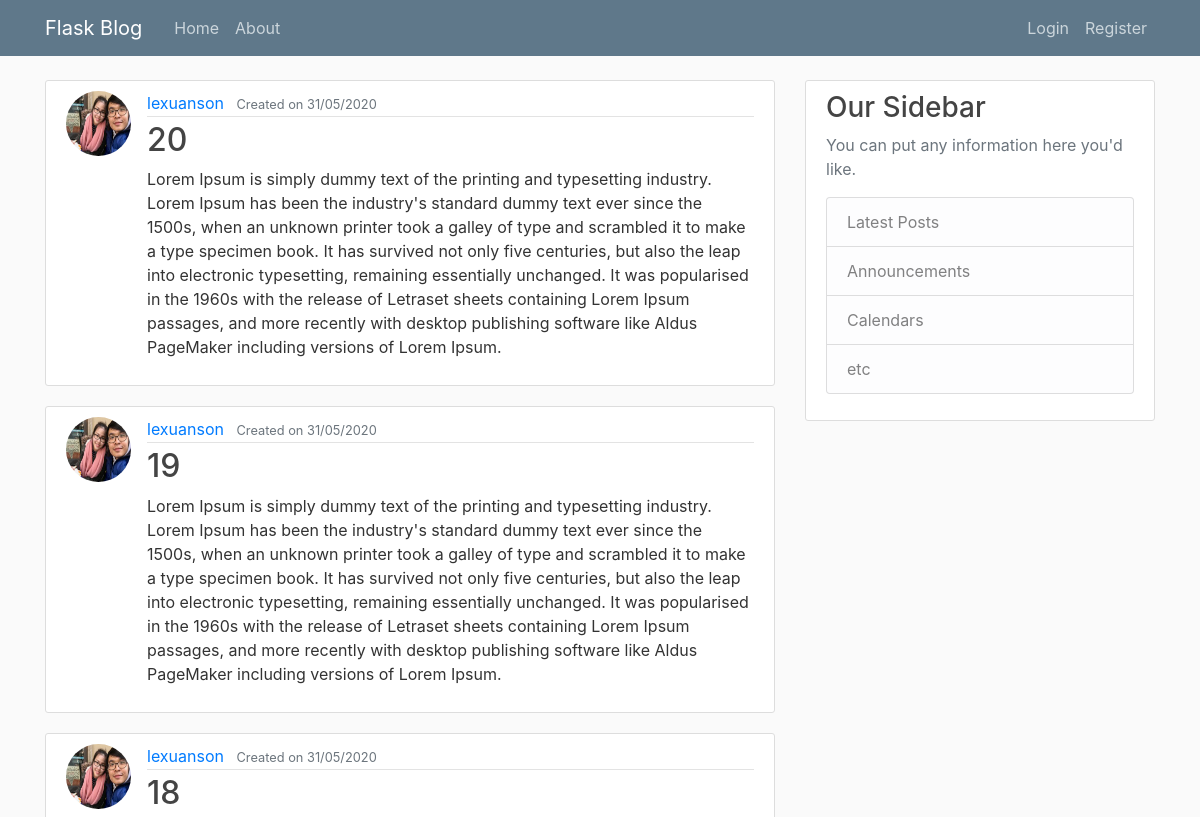
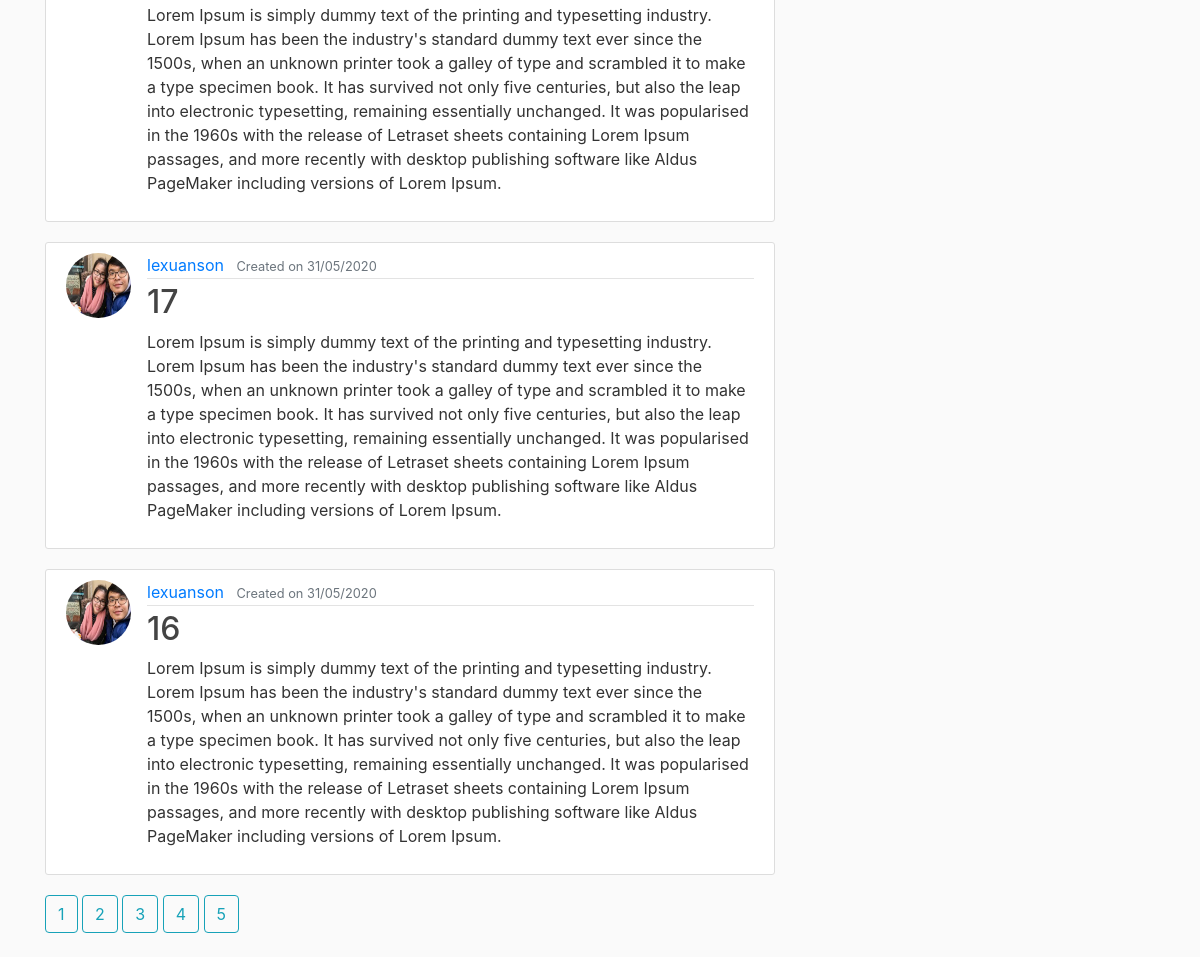
Page /home on the earlier database version (2 pictures, top to bottom).
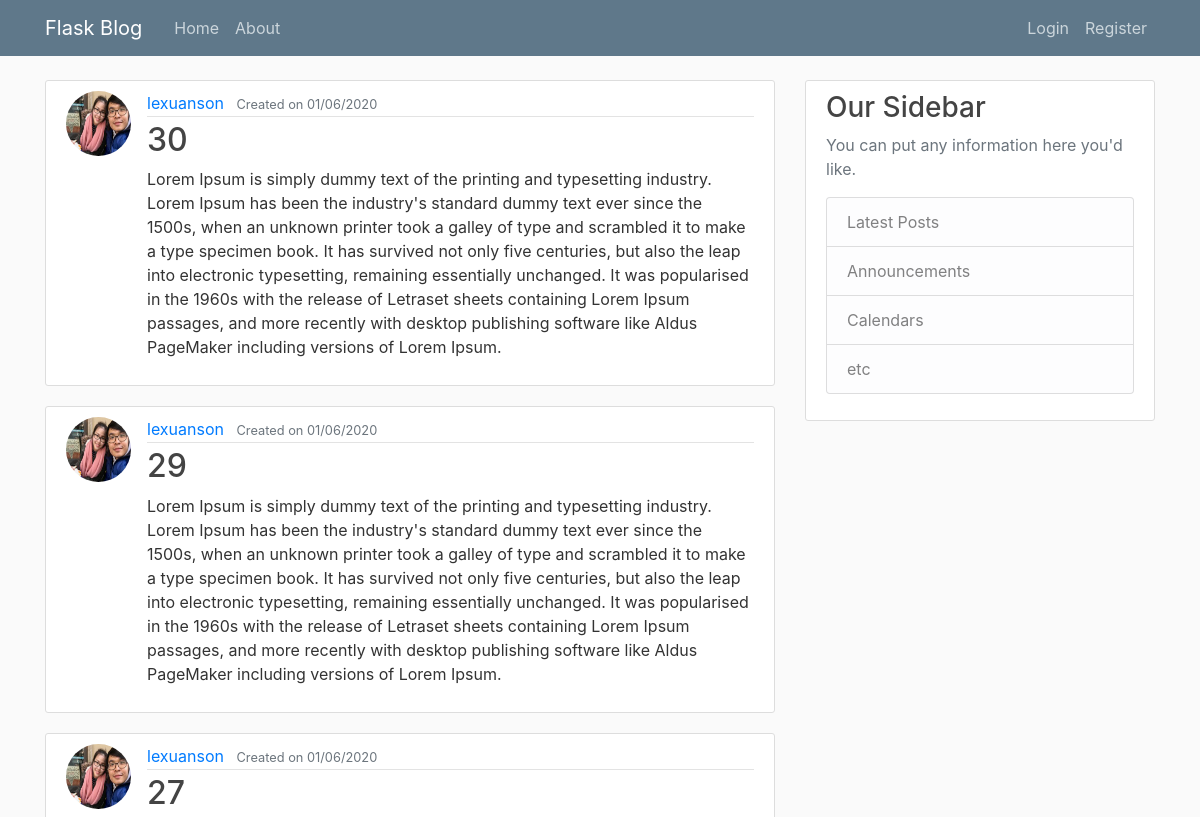
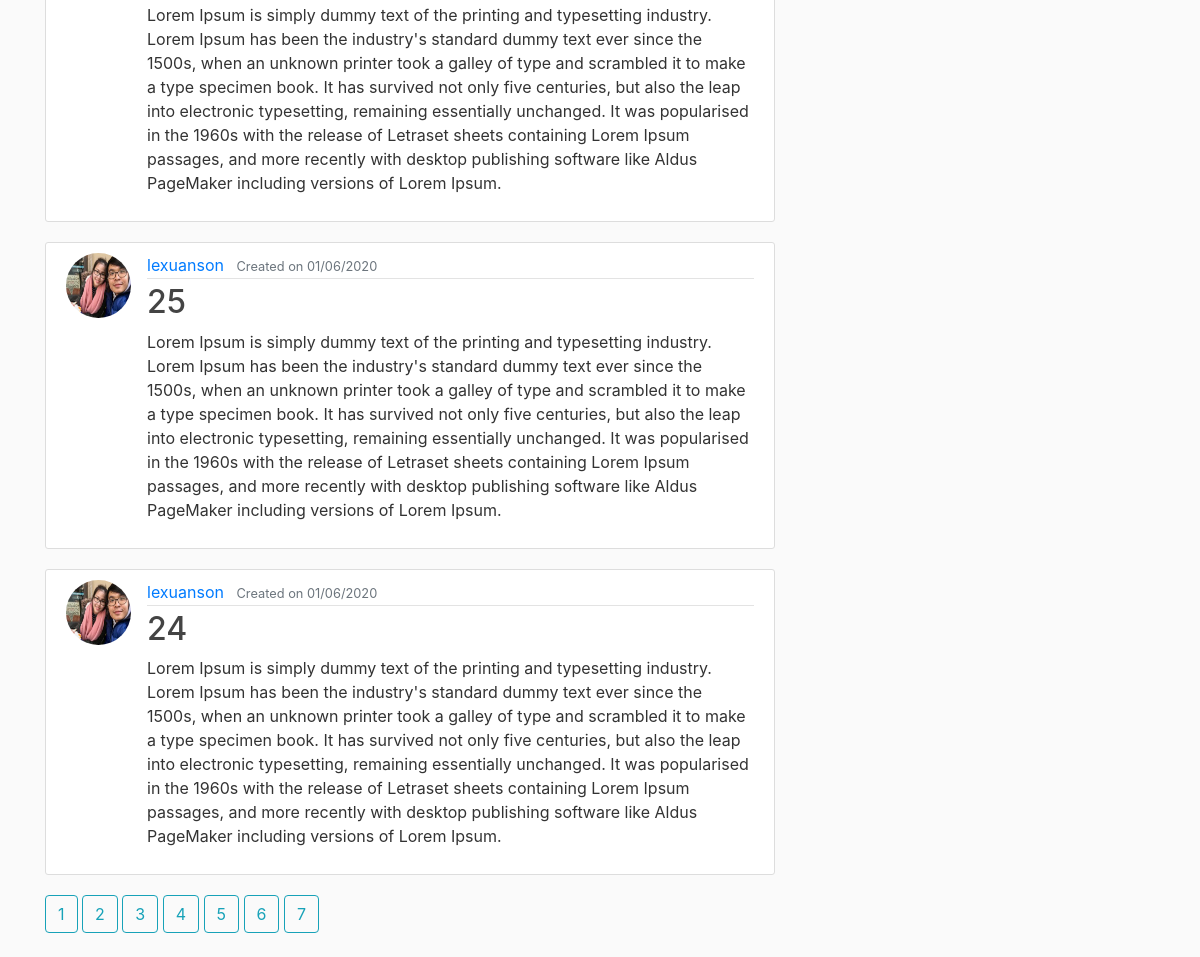
Same page on the later database version (2 pictures, top to bottom).
### app/models.py (models this page shows, shortened)
class Post(db.Model):
    id = db.Column(db.Integer, primary_key=True)
    title = db.Column(db.String(100), nullable=False)
    date_posted = db.Column(db.DateTime, nullable=False, default=datetime.utcnow)
    content = db.Column(db.Text, nullable=False)
    user_id = db.Column(db.Integer, db.ForeignKey("user.id"), nullable=False)

class User(db.Model, UserMixin):
    id = db.Column(db.Integer, primary_key=True)
    username = db.Column(db.String(20), unique=True, nullable=False)
    email = db.Column(db.String(50), unique=True, nullable=False)
    image_file = db.Column(db.String(20), nullable=False, default="default.jpg")
    password = db.Column(db.String(60), nullable=False)
    posts = db.relationship("Post", backref="author", lazy=True)

### app/routes.py (the view)
@app.route("/")
@app.route("/home")
def home():
    page = request.args.get("page",1,type=int)
    posts = Post.query.order_by(Post.date_posted.desc()).paginate(page=page, per_page=5)
    return render_template("home.html", posts=posts)

### app/templates/home.html (shortened to what this page needs)
{%extends "base.html"%}
{%block content%}
{%for post in posts.items%}
<article class="media content-section">
    <img class="rounded-circle article-img" src="{{url_for('static',filename='profile_pics/'+post.author.image_file)}}">
    <div class="media-body">
        <div class="article-metadata">
            <a class="mr-2" href="#">{{ post.author.username }}</a>
            <small class="text-muted">Created on {{ post.date_posted.strftime("%d/%m/%Y") }}</small>
        </div>
        <h2><a class="article-title" href="{{url_for('post',post_id=post.id)}}">{{ post.title }}</a></h2>
        <p class="article-content">{{ post.content }}</p>
    </div>
</article>
{%endfor%}
{% for page_num in posts.iter_pages() %}
{% if page_num %}
<a class="btn btn-outline-info mb-4" href="{{url_for('home',page=page_num)}}">{{page_num}}</a>
{% endif %}
{% endfor %}
{%endblock%}

### app/templates/base.html (shortened to what this page needs)
<!DOCTYPE html>
<html lang="en">
<head>
    <link rel="stylesheet" href="https://stackpath.bootstrapcdn.com/bootstrap/4.3.1/css/bootstrap.min.css"
>
    <link rel="stylesheet" type="text/css" href="{{url_for('static', filename='main.css')}}">
</head>
<body>
    <header class="site-header">
        <nav class="navbar navbar-expand-md navbar-dark bg-steel fixed-top">
            <div class="container">
                <a class="navbar-brand mr-4" href="/">Flask Blog</a>
                <div class="collapse navbar-collapse" id="navbarToggle">
                    <div class="navbar-nav mr-auto">
                        <a class="nav-item nav-link" href="{{url_for('home')}}">Home</a>
                        <a class="nav-item nav-link" href="{{url_for('about')}}">About</a>
                    </div>
                    <div class="navbar-nav">
                        {% if current_user.is_authenticated %}
                            <a class="nav-item nav-link" href="{{url_for('new_post')}}">New Post</a>
                            <a class="nav-item nav-link" href="{{url_for('account')}}">Account</a>
                            <a class="nav-item nav-link" href="{{url_for('logout')}}">Logout</a>
                        {% else %}
                            <a class="nav-item nav-link" href="{{url_for('login')}}">Login</a>
                            <a class="nav-item nav-link" href="{{url_for('register')}}">Register</a>
                        {% endif %}
                    </div>
                </div>
            </div>
        </nav>
    </header>
    <main role="main" class="container">
        <div class="row">
            <div class="col-md-8">
                {% block content %}{% endblock %}
            </div>
            <div class="col-md-4">
                <div class="content-section">
                    <h3>Our Sidebar</h3>
                    <p class='text-muted'>You can put any information here you'd like.
                    <ul class="list-group">
                        <li class="list-group-item list-group-item-light">Latest Posts</li>
                        <li class="list-group-item list-group-item-light">Announcements</li>
                        <li class="list-group-item list-group-item-light">Calendars</li>
                        <li class="list-group-item list-group-item-light">etc</li>
                    </ul>
                    </p>
                </div>
            </div>
        </div>
    </main>
</body>
</html>

### app/static/main.css (style rules this page uses)
body { background: #fafafa; color: #333333; margin-top: 5rem; }
h1, h2, h3, h4, h5, h6 { color: #444444; }
.bg-steel { background-color: #5f788a; }
.site-header .navbar-nav .nav-link { color: #cbd5db; }
.content-section { background: #ffffff; padding: 10px 20px; border: 1px solid #dddddd; border-radius: 3px; margin-bottom: 20px; }
.article-title { color: #444444; }
.article-content { white-space: pre-line; }
.article-img { height: 65px; width: 65px; margin-right: 16px; }
.article-metadata { padding-bottom: 1px; margin-bottom: 4px; border-bottom: 1px solid #e3e3e3; }

Differences in the rows shown:
no longer on this page (row unchanged): Post: image_file (picture), author.username "lexuanson", date_posted "31/05/2020", title "20", content "Lorem Ipsum is simply dummy text of the printing and typesetting industry. Lorem Ipsum has been the industry's standard dummy text ever since the 1500s, when an unknown printer took a galley of type and scrambled it to make a type specimen book. It has survived not only five centuries, but also the leap into electronic typesetting, remaining essentially unchanged. It was popularised in the 1960s with the release of Letraset sheets containing Lorem Ipsum passages, and more recently with desktop publishing software like Aldus PageMaker including versions of Lorem Ipsum."
no longer on this page (row unchanged): Post: image_file (picture), author.username "lexuanson", date_posted "31/05/2020", title "19", content "Lorem Ipsum is simply dummy text of the printing and typesetting industry. Lorem Ipsum has been the industry's standard dummy text ever since the 1500s, when an unknown printer took a galley of type and scrambled it to make a type specimen book. It has survived not only five centuries, but also the leap into electronic typesetting, remaining essentially unchanged. It was popularised in the 1960s with the release of Letraset sheets containing Lorem Ipsum passages, and more recently with desktop publishing software like Aldus PageMaker including versions of Lorem Ipsum."
no longer on this page (row unchanged): Post: image_file (picture), author.username "lexuanson", date_posted "31/05/2020", title "18", content "Lorem Ipsum is simply dummy text of the printing and typesetting industry. Lorem Ipsum has been the industry's standard dummy text ever since the 1500s, when an unknown printer took a galley of type and scrambled it to make a type specimen book. It has survived not only five centuries, but also the leap into electronic typesetting, remaining essentially unchanged. It was popularised in the 1960s with the release of Letraset sheets containing Lorem Ipsum passages, and more recently with desktop publishing software like Aldus PageMaker including versions of Lorem Ipsum."
no longer on this page (row unchanged): Post: image_file (picture), author.username "lexuanson", date_posted "31/05/2020", title "17", content "Lorem Ipsum is simply dummy text of the printing and typesetting industry. Lorem Ipsum has been the industry's standard dummy text ever since the 1500s, when an unknown printer took a galley of type and scrambled it to make a type specimen book. It has survived not only five centuries, but also the leap into electronic typesetting, remaining essentially unchanged. It was popularised in the 1960s with the release of Letraset sheets containing Lorem Ipsum passages, and more recently with desktop publishing software like Aldus PageMaker including versions of Lorem Ipsum."
no longer on this page (row unchanged): Post: image_file (picture), author.username "lexuanson", date_posted "31/05/2020", title "16", content "Lorem Ipsum is simply dummy text of the printing and typesetting industry. Lorem Ipsum has been the industry's standard dummy text ever since the 1500s, when an unknown printer took a galley of type and scrambled it to make a type specimen book. It has survived not only five centuries, but also the leap into electronic typesetting, remaining essentially unchanged. It was popularised in the 1960s with the release of Letraset sheets containing Lorem Ipsum passages, and more recently with desktop publishing software like Aldus PageMaker including versions of Lorem Ipsum."
added Post: image_file (picture), author.username "lexuanson", date_posted "01/06/2020", title "30", content "Lorem Ipsum is simply dummy text of the printing and typesetting industry. Lorem Ipsum has been the industry's standard dummy text ever since the 1500s, when an unknown printer took a galley of type and scrambled it to make a type specimen book. It has survived not only five centuries, but also the leap into electronic typesetting, remaining essentially unchanged. It was popularised in the 1960s with the release of Letraset sheets containing Lorem Ipsum passages, and more recently with desktop publishing software like Aldus PageMaker including versions of Lorem Ipsum."
added Post: image_file (picture), author.username "lexuanson", date_posted "01/06/2020", title "29", content "Lorem Ipsum is simply dummy text of the printing and typesetting industry. Lorem Ipsum has been the industry's standard dummy text ever since the 1500s, when an unknown printer took a galley of type and scrambled it to make a type specimen book. It has survived not only five centuries, but also the leap into electronic typesetting, remaining essentially unchanged. It was popularised in the 1960s with the release of Letraset sheets containing Lorem Ipsum passages, and more recently with desktop publishing software like Aldus PageMaker including versions of Lorem Ipsum."
added Post: image_file (picture), author.username "lexuanson", date_posted "01/06/2020", title "27", content "Lorem Ipsum is simply dummy text of the printing and typesetting industry. Lorem Ipsum has been the industry's standard dummy text ever since the 1500s, when an unknown printer took a galley of type and scrambled it to make a type specimen book. It has survived not only five centuries, but also the leap into electronic typesetting, remaining essentially unchanged. It was popularised in the 1960s with the release of Letraset sheets containing Lorem Ipsum passages, and more recently with desktop publishing software like Aldus PageMaker including versions of Lorem Ipsum."
added Post: image_file (picture), author.username "lexuanson", date_posted "01/06/2020", title "25", content "Lorem Ipsum is simply dummy text of the printing and typesetting industry. Lorem Ipsum has been the industry's standard dummy text ever since the 1500s, when an unknown printer took a galley of type and scrambled it to make a type specimen book. It has survived not only five centuries, but also the leap into electronic typesetting, remaining essentially unchanged. It was popularised in the 1960s with the release of Letraset sheets containing Lorem Ipsum passages, and more recently with desktop publishing software like Aldus PageMaker including versions of Lorem Ipsum."
added Post: image_file (picture), author.username "lexuanson", date_posted "01/06/2020", title "24", content "Lorem Ipsum is simply dummy text of the printing and typesetting industry. Lorem Ipsum has been the industry's standard dummy text ever since the 1500s, when an unknown printer took a galley of type and scrambled it to make a type specimen book. It has survived not only five centuries, but also the leap into electronic typesetting, remaining essentially unchanged. It was popularised in the 1960s with the release of Letraset sheets containing Lorem Ipsum passages, and more recently with desktop publishing software like Aldus PageMaker including versions of Lorem Ipsum."
Other differences:
new list line: "6"
new list line: "7"
